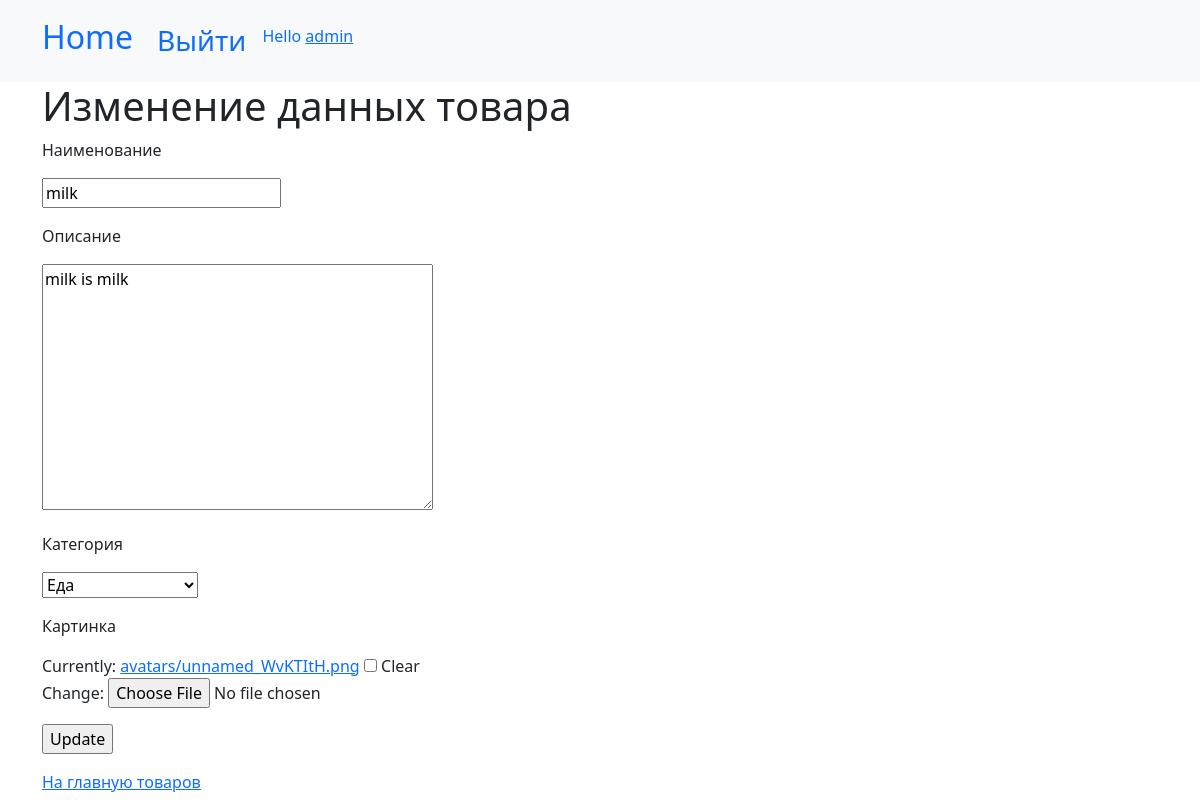
Page /product/1/update (signed in) on the earlier database version.
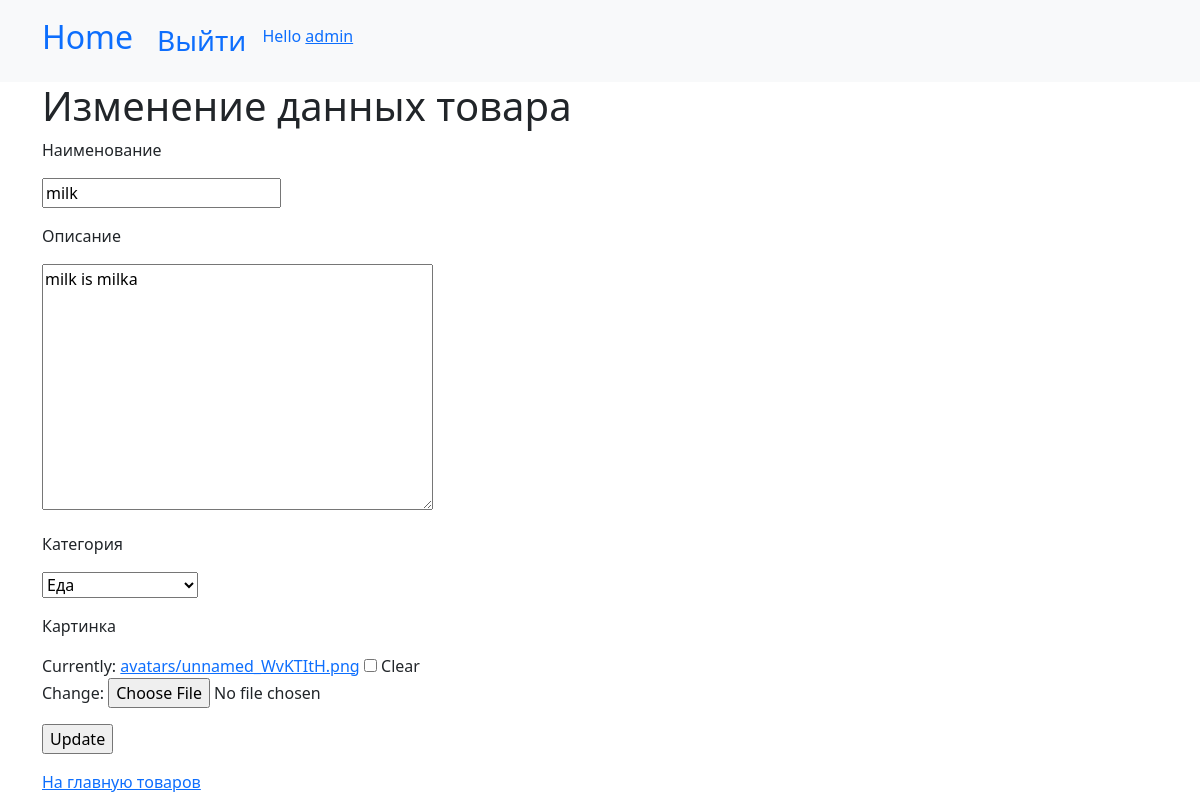
Same page on the later database version.
### review/models.py (models this page shows, shortened)
class Product(models.Model):
    name = models.CharField(max_length=30, null=False, blank=False, verbose_name="наименование",)
    category = models.CharField(max_length=20, default=DEFAULT_CATEGORY, choices=CATEGORY_CHOICES,
                                verbose_name='Категория')
    description = models.TextField(max_length=500, null=True, blank=True, verbose_name="Описание")
    picture = models.ImageField(upload_to="avatars", null=True, blank=True, verbose_name="Картинка")
    class Meta:
        db_table = "products"
        verbose_name = "Продукт"
        verbose_name_plural = "Продукты"

### review/views/product_views.py (the view, shortened to what this page needs)
# urls.py: path('product/<int:pk>/update', UpdateProduct.as_view(), name="p-update"),
class UpdateProduct(PermissionRequiredMixin, UpdateView):
    form_class = ProductForm
    template_name = "product/update_product.html"
    model = Product
    permission_required = "review.change_product"
    def has_permission(self):
        return super().has_permission() or self.get_object().users == self.request.user

### review/forms.py
class ProductForm(forms.ModelForm):
    class Meta:
        model = Product
        fields = ['name', 'description', 'category', 'picture']

### review/templates/product/update_product.html (shortened to what this page needs)
{% extends "base.html" %}
{% block content %}
<h1>Изменение данных товара</h1>
<form action="" method="post">
    {% include "partial/form.html" with button_text="Update"%}
<a href="{% url "review:index_view" %}">На главную товаров</a>
</form>
{% endblock %}

### review/templates/partial/form.html (shortened to what this page needs)
{% for field in form %}
   <p><label for="{{ field.id_for_label }}">{{ field.label }}</label></p>
   <p>{{ field }}</p>
{% endfor %}
<input type="submit" value="{{ button_text }}"/>

Differences in the rows shown:
changed Product "milk": description "milk is milk" → "milk is milka"
